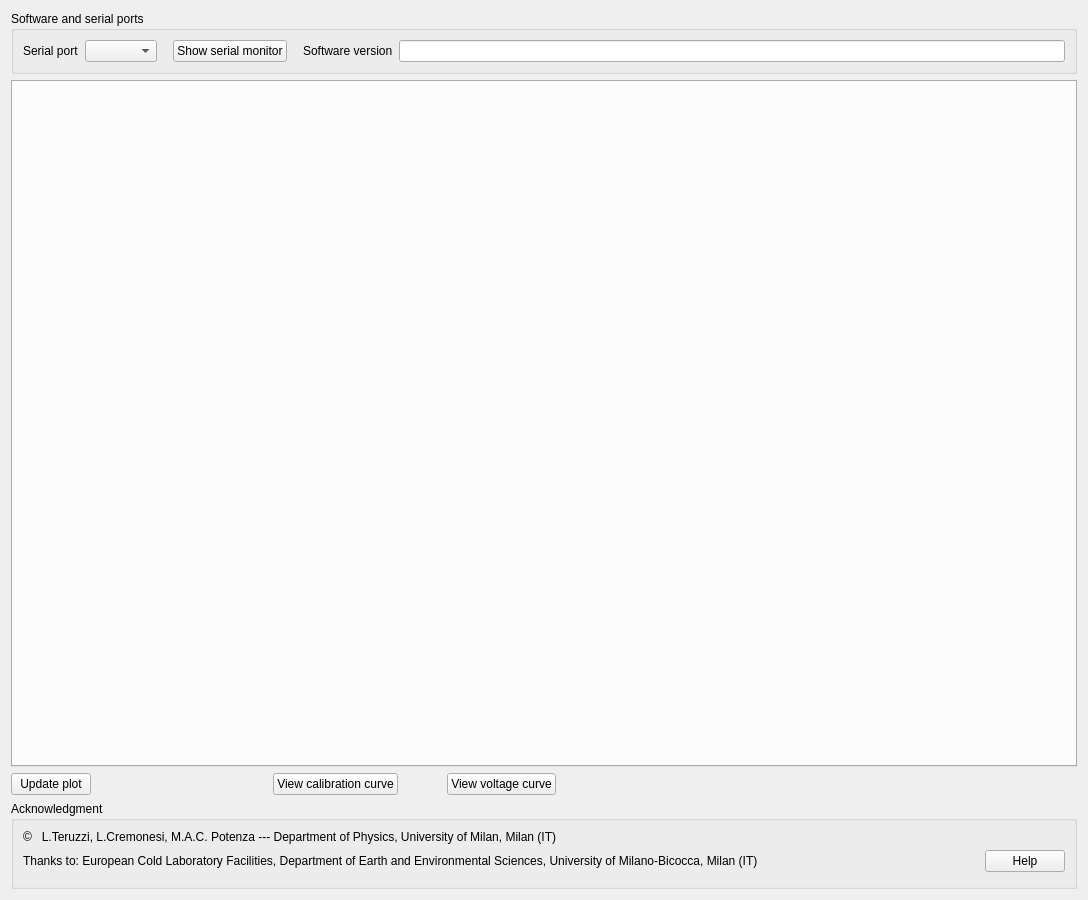
<?xml version="1.0" encoding="UTF-8"?>
<ui version="4.0">
 <class>Form</class>
 <widget class="QWidget" name="Form">
  <property name="geometry">
   <rect>
    <x>0</x>
    <y>0</y>
    <width>1080</width>
    <height>900</height>
   </rect>
  </property>
  <property name="windowTitle">
   <string>Form</string>
  </property>
  <layout class="QVBoxLayout" name="verticalLayout">
   <item>
    <widget class="QGroupBox" name="groupBox">
     <property name="title">
      <string>Software and serial ports</string>
     </property>
     <layout class="QVBoxLayout" name="verticalLayout">
      <item>
       <layout class="QGridLayout" name="gridLayout">
        <item row="0" column="0">
         <widget class="QLabel" name="label_port">
          <property name="text">
           <string>Serial port</string>
          </property>
         </widget>
        </item>
				<item row="0" column="1">
				 <widget class="QComboBox" name="combobox_port"/>
				</item>
        <item row="0" column="2">
         <widget class="QLabel" name="label_6">
          <property name="text">
           <string> </string>
          </property>
         </widget>
        </item>
        <item row="0" column="3">
         <widget class="QPushButton" name="btn_serial">
          <property name="text">
           <string>Show serial monitor</string>
          </property>
         </widget>
        </item>
				<item row="0" column="4">
         <widget class="QLabel" name="label_6">
          <property name="text">
           <string> </string>
          </property>
         </widget>
        </item>
				<item row="0" column="5">
				 <widget class="QLabel" name="label_6">
					<property name="text">
					 <string>Software version</string>
					</property>
				 </widget>
				</item>
				<item row="0" column="6">
				 <widget class="QLineEdit" name="lineEdit_software"/>
				</item>
       </layout>
      </item>
     </layout>
    </widget>
   </item>
	 
	 <item>
    <widget class="QTabWidget" name="volt_widget"/>
   </item>
   <item>
    <layout class="QHBoxLayout" name="horizontalLayout">
     <item>
      <widget  class="QPushButton" name="btn_update">
       <property name="text">
        <string>Update plot</string>
       </property>
      </widget>
     </item>
     <item>
      <widget class="QLabel" name="label_ak1">
       <property name="text">
        <string>                                                   </string>
       </property>
      </widget>
     </item>
     <item>
      <widget class="QPushButton" name="btn_calibration">
       <property name="text">
        <string>View calibration curve</string>
       </property>
      </widget>
     </item>
     <item>
      <widget class="QLabel" name="label_ak1">
       <property name="text">
        <string>           </string>
       </property>
      </widget>
     </item>
     <item>
      <widget class="QPushButton" name="btn_voltage_noise">
       <property name="text">
        <string>View voltage curve</string>
       </property>
      </widget>
     </item>
     <item>
      <spacer name="horizontalSpacer">
       <property name="orientation">
        <enum>Qt::Horizontal</enum>
       </property>
       <property name="sizeHint" stdset="0">
        <size>
         <width>40</width>
         <height>20</height>
        </size>
       </property>
      </spacer>
     </item>
    </layout>
   </item>
	 
	 <item>
    <widget class="QGroupBox" name="acknowledgments">
     <property name="title">
      <string>Acknowledgment</string>
     </property>
     <layout class="QVBoxLayout" name="verticalLayout_6">
      <item>
       <layout class="QGridLayout" name="gridLayout_3">
        <item row="0" column="0">
         <widget class="QLabel" name="label_ak1">
          <property name="text">
           <string>©   L.Teruzzi, L.Cremonesi, M.A.C. Potenza --- Department of Physics, University of Milan, Milan (IT)                                                                                                                               </string>
          </property>
         </widget>
        </item>
        <item row="1" column="0">
         <widget class="QLabel" name="label_ak2">
          <property name="text">
           <string>Thanks to: European Cold Laboratory Facilities, Department of Earth and Environmental Sciences, University of Milano-Bicocca, Milan (IT)</string>
          </property>
         </widget>
        </item>
        <item row="1" column="1">
         <widget class="QPushButton" name="btn_help">
          <property name="text">
           <string>Help</string>
          </property>
         </widget>
        </item>
       </layout>
      </item>
      <item>
       <layout class="QHBoxLayout" name="horizontalLayout_5">
        <item>
         <spacer name="horizontalSpacer_7">
          <property name="orientation">
           <enum>Qt::Horizontal</enum>
          </property>
          <property name="sizeHint" stdset="0">
           <size>
            <width>40</width>
            <height>5</height>
           </size>
          </property>
         </spacer>
        </item>
       </layout>
      </item>
     </layout>
    </widget>
   </item>
   
  </layout>
 </widget>
 <resources/>
 <connections/>
</ui>
